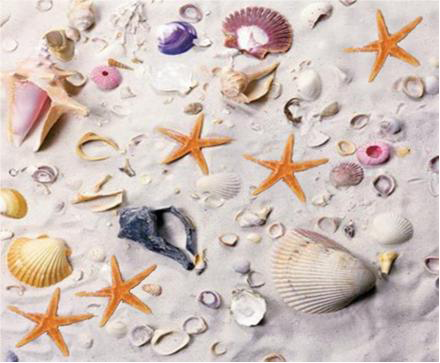
#> input picture l4/OnTheBeach.png, 440 x 363 px
$ python metrics.py   (older library calls are emulated)
#> lines starting #> are read from the running program, lines starting #| are printed output that depends on the picture; after the words box and inside, x2 and y2 are one past the last pixel; in counts of white or black regions, pixels touching at a corner belong together; long printed decimals are rounded
### l4/thresholding.py
'''
Finding Starfish! With thresholding

The goal is to recognise the starfish in the image, and provide an accurate as possible segmentation.
There are many ways to complete this task.

A suggested algorithmic workflow is presented:
Image -> Blur() -> ColourSegmentation()  -> MorphologicalProcessing()  -> RegionFiltering()  -> Result
'''

# load image & display
from skimage import io, img_as_float, img_as_ubyte
import matplotlib.pyplot as plt
import numpy as np


img = io.imread('OnTheBeach.png')
#> img is the input picture: shape (363, 440, 3); mean R, G, B 207.8, 192.1, 185.4

plt.figure(figsize=(9, 6))
plt.imshow(img)
plt.axis('off')
plt.show();

'''
Task 1.1: Blur

Images are corrupted by noise, which can be addressed using a denoising algorithm.

A popular choice for denoising is blurring (a.k.a. low pass filtering),
which reduces abrupt changes in image colour that is characteristic to noise.

Whilst some blurring is often beneficial for image analysis,
performing too much blurring can result in a loss of detail in the image.

blur the image by a small amount.
Feel free to use any type of low pass filter, like a box or Gaussian filter.
'''

##############################################################################
# TODO: Blur the image                                                       #
##############################################################################
from skimage import filters
img_blurred = img_as_ubyte(filters.gaussian(img, sigma=2, multichannel=True))

fig, ax = plt.subplots(1, 2, figsize=(14, 8))
ax[0].imshow(img)
ax[0].set_title('Original'), ax[0].set_axis_off()
ax[1].imshow(img_blurred)
ax[1].set_title('Blurred'), ax[1].set_axis_off()
fig.tight_layout()
plt.show();
##############################################################################
#                             END OF YOUR CODE                               #
##############################################################################


'''
Task 1.2: Colour segmentation

In this image, colour is one of the features that distinguishes the starfish from everything else in the image.
As a consequence, colour-based segmentation seems like a very reasonable way forward.

This is like the thresholding we have seen in class, but applied with different values to each colour channel.

The result should be a binary image that has 1 for starfish-coloured pixels,
and 0 for non-starfish coloured pixels.

If you’re unsure how to do this,
remember how you can use the logical operators (e.g. “&”) to combine different binary images.

Segment the image using the following channel-based ranges:
R>155
100<G<180
B<140

Make sure to call the generated binary segmentation map img_seg and display it.
'''

##############################################################################
# TODO: Perform colour-based thresholding                                    #
##############################################################################
from skimage.filters import threshold_otsu
from skimage.color import rgb2gray
from imageio import imread

# import image
# img = io.imread('OnTheBeach.png')
img = img_blurred

# creation of r g b channels.
print('Image dimensions =', img.shape)
#| Image dimensions = (363, 440, 3)
r_ch = img[:, :, 0]
g_ch = img[:, :, 1]
b_ch = img[:, :, 2]
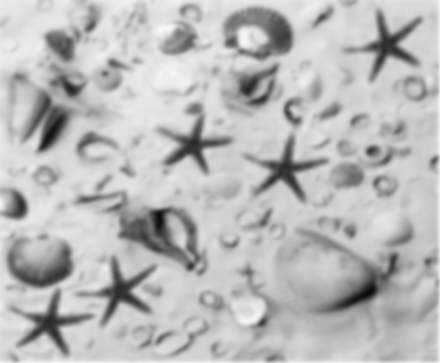
#> b_ch: shape (363, 440); min 10, max 248, mean 185.5


print('Image dimensions rch =', r_ch.shape)
#| Image dimensions rch = (363, 440)


# apply different thersholds values to each colour channel
R = r_ch > 155
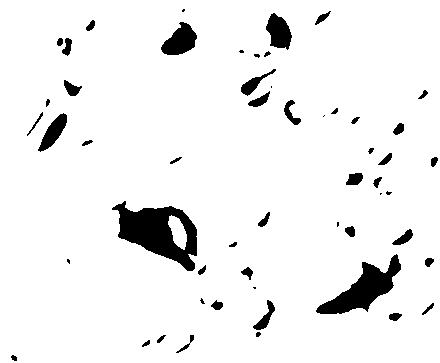
#> R: shape (363, 440) bool; 93.9% white; 54 black regions (11 under 20 px), largest, box (x1, y1, x2, y2) and area: (112, 201, 197, 271) 2999, (316, 254, 401, 314) 1961, (161, 22, 197, 55) 732
G1 = g_ch > 100
#> G1: shape (363, 440) bool; 97% white; 30 black regions (13 under 20 px), largest, box (x1, y1, x2, y2) and area: (121, 209, 194, 270) 1567, (331, 273, 379, 310) 705, (265, 15, 290, 48) 576
G2 = g_ch < 180
#> G2: shape (363, 440) bool; 26.3% white; 83 white regions (17 under 20 px), largest, box (x1, y1, x2, y2) and area: (236, 222, 439, 345) 10356, (104, 192, 208, 277) 4054, (223, 6, 294, 61) 2479
B = b_ch < 140
#> B: shape (363, 440) bool; 13.2% white; 68 white regions (12 under 20 px), largest, box (x1, y1, x2, y2) and area: (119, 207, 202, 271) 2530, (315, 252, 400, 314) 1902, (226, 9, 293, 59) 1632

# combine back to img_seg variable
img_seg = R & G1 & G2 & B
#> img_seg: shape (363, 440) bool; 7.6% white; 122 white regions (88 under 20 px), largest, box (x1, y1, x2, y2) and area: (255, 137, 326, 200) 1300, (363, 12, 421, 79) 1292, (19, 291, 91, 354) 1273


plt.figure(figsize=(10, 8))     # Set figure size in inches
plt.imshow(img_seg)
plt.show();
##############################################################################
#                             END OF YOUR CODE                               #
##############################################################################

'''
Morphological processing
The boundaries of the segmented starfish should be reasonable, but there might be some holes in the starfish segmentations.
This can be easily addressed using morphological processing
scipy.ndimage's function binary_fill_holes can be used to fill holes in a binary image like this one:
'''
from scipy.ndimage import binary_fill_holes

im_filled = binary_fill_holes(img_as_float(img_seg))
#> im_filled: shape (363, 440) bool; 8.4% white; 122 white regions (87 under 20 px)

plt.figure(figsize=(9, 6))
plt.imshow(im_filled, cmap='gray')
plt.axis('off')
plt.show();


'''
Region filtering

Most likely there is some clutter in your segmentation, with non-starfish objects part of the segmentation mask.
The reason for this is that there are no single thresholds that uniquely identify starfish from non-starfish pixels in this image.
Therefore, some additional processing is required in order to identify the starfish only.

Another feature that distinguishes starfish in the image is shape: starfish have a star shape!
also, starfish are fairly large compared to the smaller shells and “clutter” that appears in the segmentation mask.

So in the last stage of processing
we will apply a filter to remove regions that have incorrect shape characteristics or are too small.

skimage.measure has a very useful function called regionprops that computes basic shape characteristics for regions in image.
'''

# compute the region properties and filter regions to isolate the starfish regions.
# First, we will need to label each separate object in the binary image,
# since this is the type of input that regionprops accepts. This can be done with skimage.measure.label:

from skimage import measure, color

label_img = measure.label(im_filled)
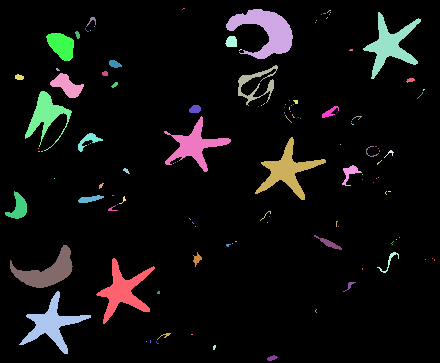
#> label_img: shape (363, 440) int32; 123 distinct labels, from 0 to 122; one colour per label, 0 black
label_img_rgb = color.label2rgb(label_img, bg_label=0)
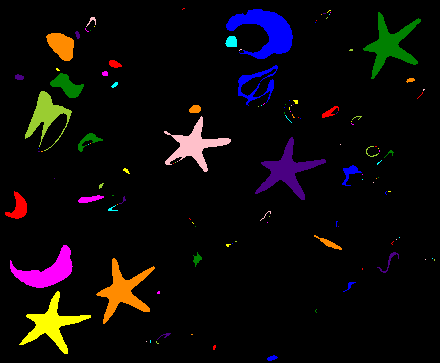
#> label_img_rgb: shape (363, 440, 3) float64; mean R, G, B 0.0465, 0.0334, 0.0357

plt.figure(figsize=(9, 6))
plt.imshow(label_img_rgb)
plt.axis('off')
plt.show();

#regionprops to filter the objects with an area greater than 1000 pixels.
regions = measure.regionprops(label_img)
#> regions = 122 regions; largest, box (x1, y1, x2, y2) and area: (226, 9, 293, 59) 1617, (255, 137, 326, 200) 1300, (363, 12, 421, 79) 1292, (19, 291, 91, 354) 1273, (96, 258, 155, 324) 1271

area_T = 1000
region_ids = [props.label for props in regions if props.area > area_T]
#> region_ids = [2, 5, 49, 56, 104, 107, 113]

label_img_filtered = np.array([px if px in region_ids else 0 for px in label_img.ravel()])
label_img_filtered = label_img_filtered.reshape(label_img.shape)
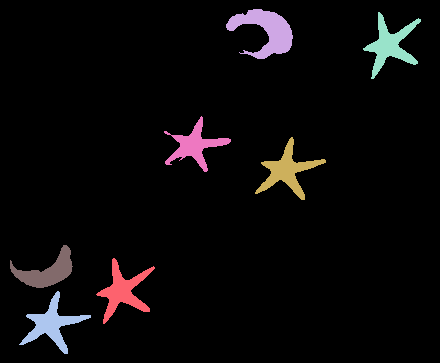
#> label_img_filtered: shape (363, 440) int64; 8 distinct labels, from 0 to 113; one colour per label, 0 black
label_img_filtered_rgb = color.label2rgb(label_img_filtered, bg_label=0)

plt.figure(figsize=(9, 6))
plt.imshow(label_img_filtered_rgb)
plt.axis('off')
plt.show();


'''
Task 1.3: Improve region filtering

regionprops can estimate other useful metrics.
Try to use some of them to properly segment the starfish in the image and display the obtained result.
'''

##############################################################################
# TODO: Improve region-based filtering                                       #
##############################################################################

regions = measure.regionprops(label_img)

perimeter_T = 265
region_ids = [props.label for props in regions if props.perimeter >perimeter_T]
#> region_ids = [5, 49, 56, 107, 113]

label_img_filtered = np.array([px if px in region_ids else 0 for px in label_img.ravel()])
label_img_filtered = label_img_filtered.reshape(label_img.shape)
#> label_img_filtered: shape (363, 440) int64; 6 distinct labels, from 0 to 113
label_img_filtered_rgb = color.label2rgb(label_img_filtered, bg_label=0)

plt.figure(figsize=(9, 6))
plt.imshow(label_img_filtered_rgb)
plt.axis('off')
plt.show();
##############################################################################
#                             END OF YOUR CODE                               #
##############################################################################


# Now that we have our final segmentation mask, we can also improve the visualisation using an overlay on the original image:
label_img_filtered_rgb = color.label2rgb(label_img_filtered, image=img, bg_label=0)
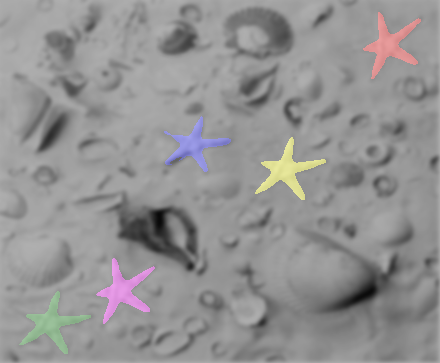
#> label_img_filtered_rgb: shape (363, 440, 3) float64; mean R, G, B 0.579, 0.575, 0.576

plt.figure(figsize=(9, 6))
plt.imshow(label_img_filtered_rgb)
plt.axis('off')
plt.show();

### l4/metrics.py
'''
How good is your segmentation?

As discussed in lecture, there are a variety of ways to determine the performance of a segmentation algorithm.
A simple way is to compute a confusion matrix, and statistics like accuracy, sensitivity, and specificity.

In this week’s lab materials on Moodle you will find a ground truth mask, groundTruth.png.
This mask indicates which pixels should be part of the correct segmentation, and which are not.

Let's load it and compare it side-by-side with your segmentation mask:
'''

from thresholding import label_img_filtered

from skimage import io, img_as_float,img_as_ubyte
import matplotlib.pyplot as plt
from skimage import measure, color

result = img_as_float(label_img_filtered > 0)
#> result: shape (363, 440) float64; values 0 (black) and 1 (white), 3.9% white; 5 white regions, box (x1, y1, x2, y2) and area: (255, 137, 326, 200) 1300, (363, 12, 421, 79) 1292, (19, 291, 91, 354) 1273, (96, 258, 155, 324) 1271, (164, 116, 231, 172) 1119
gt = io.imread('GroundTruth.png')
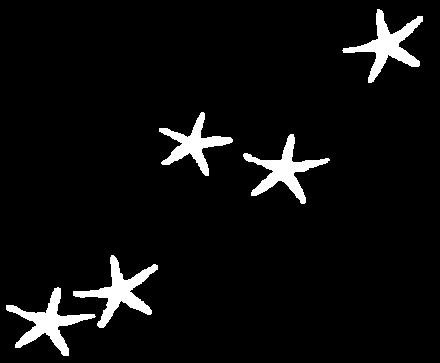
#> input picture l4/GroundTruth.png, 440 x 363 px
#> gt is the input picture: shape (363, 440, 3); 5.2% white; 5 white regions, box (x1, y1, x2, y2) and area: (73, 255, 158, 328) 1767, (342, 9, 423, 83) 1763, (6, 287, 96, 356) 1729, (243, 134, 330, 204) 1680, (159, 112, 233, 176) 1420
gt = img_as_float(color.rgb2gray(gt))

fig, ax = plt.subplots(ncols=2, figsize=(18, 6))
ax[0].imshow(gt, cmap='gray')
ax[0].axis('off'), ax[0].set_title('Ground-truth')
ax[1].imshow(result, cmap='gray')
ax[1].axis('off'), ax[1].set_title('Our result')
fig.tight_layout()
plt.show();


'''
Task 2.1: Computing classification-based metrics

Use this image to compute the true positives, true negatives, false positives, and false negatives of your segmentation.
If you’re unsure about their definition, consult the lecture slides.

Once you have these, determine the accuracy, sensitivity, and specificity of your segmentation.

Sensitivity =  76.695777006819
Specificity =  99.97291244111759
Accuracy =  98.75469571750564
'''

##############################################################################
# TODO: Compute classification-based metrics                                 #
##############################################################################
# from sklearn.metrics import classification_report
from sklearn.metrics import confusion_matrix, accuracy_score

preds_list = gt.reshape(-1)
labels_list = result.reshape(-1)

threshold=0.5
preds_list = preds_list >= threshold
tn, fp, fn, tp = confusion_matrix(labels_list, preds_list).ravel()
#> tn = 151281; fp = 2184; fn = 80; tp = 6175


sensitivity = tp/ (tp + fn)
#> sensitivity = 0.987
print("Sensitivity = ",sensitivity*100)
#| Sensitivity =  98.721

specificity = tn/ (tn + fp)
#> specificity = 0.986
print("Specificity = ",specificity*100)
#| Specificity =  98.577

accuracy = accuracy_score(labels_list, preds_list)
#> accuracy = 0.986
print("Accuracy = ",accuracy*100)
#| Accuracy =  98.583

# Sensitivity =  76.695777006819
# Specificity =  99.97291244111759
# Accuracy =  98.75469571750564
##############################################################################
#                             END OF YOUR CODE                               #
##############################################################################


'''
Task 2.2: Computing the Dice-Sørensen Coefficient (DSC)

Another very important metric is the DSC coefficient. Compute it using the previously determined variables.

Dice-Sørensen Coefficient =  86.57079197893458
'''

##############################################################################
# TODO: Compute DSC                                                          #
##############################################################################
dsc = 2*tp/ (2*tp + fp + fn)
#> dsc = 0.845
print("DSC coefficient = ",dsc*100)
#| DSC coefficient =  84.508
##############################################################################
#                             END OF YOUR CODE                               #
##############################################################################
